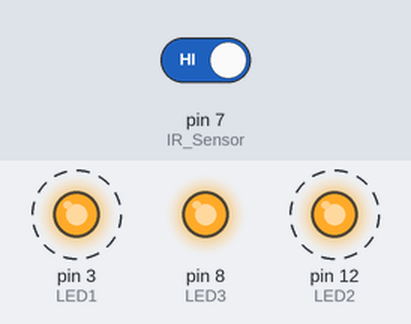
The sketch below on a simulated Arduino Uno, built with avr-gcc and run on an emulated ATmega328P. Shown: output pins drawn as LEDs (lit = HIGH). Dashed ring = blinking. The test bench sets the inputs (shaded band); at power-on: pin 7 (IR_Sensor) HIGH.

Above: at 1.1 s.
1.5 s: pin 7 (IR_Sensor) driven LOW
At 1.9 s:
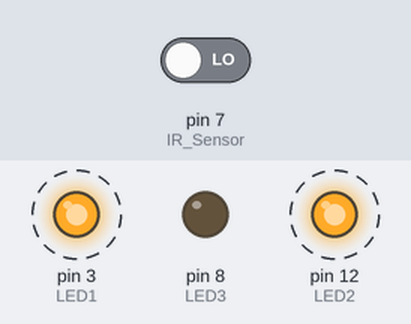
4.5 s: pin 7 (IR_Sensor) driven HIGH
At 4.7 s:
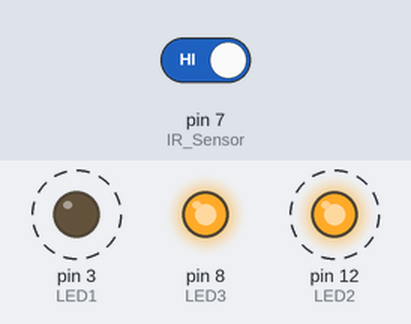
Timing chart, 0 to 13.5 s (numbered marks = the images above; inputs shaded):
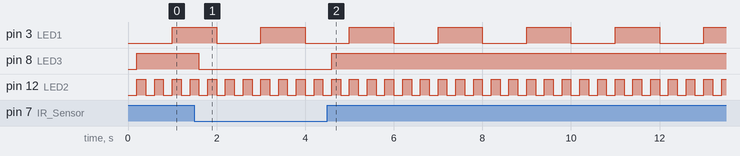

The sketch:

Execute_Two_Task_Simutaneously_Interference_Task-5.ino
```cpp
int LED1=3;
int LED2=12;
int LED3=8;
int IR_Sensor=7;
unsigned long interval1=1000;
unsigned long interval2=200;
unsigned long previous1=0;
unsigned long previous2=0;

void setup() {
  pinMode(LED1,OUTPUT);
  pinMode(LED2,OUTPUT);
  pinMode(LED3,OUTPUT);
  pinMode(IR_Sensor,INPUT);
  Serial.begin(9600);

}

void loop(){
  unsigned long current_milli=millis();
  if(current_milli-previous1>=interval1)
  {
    previous1=current_milli;
    if(digitalRead(LED1)==LOW)
    {
      digitalWrite(LED1,1);
    }
    else
    {
      digitalWrite(LED1,0);
    }
  }
    if(current_milli-previous2>=interval2)
    {
      previous2=current_milli;
      if(digitalRead(LED2)==LOW)
      {
        digitalWrite(LED2,1);
      }
      else
      {
       digitalWrite(LED2,0);
    }
    int data=digitalRead(IR_Sensor);
    if(data==0)
    {
      digitalWrite(LED3,0);
    }
    else
    {
      digitalWrite(LED3,1);
    }
    }

  }
```

Measured:
- after the input at 1.5 s, pin 8 (LED3): HIGH → LOW after 0.10 s
- after the input at 4.5 s, pin 8 (LED3): LOW → HIGH after 0.10 s
- by itself, pin 3 (LED1): alternates HIGH for 1.0 s and LOW for 1.0 s
- by itself, pin 12 (LED2): alternates HIGH for 0.20 s and LOW for 0.20 s
